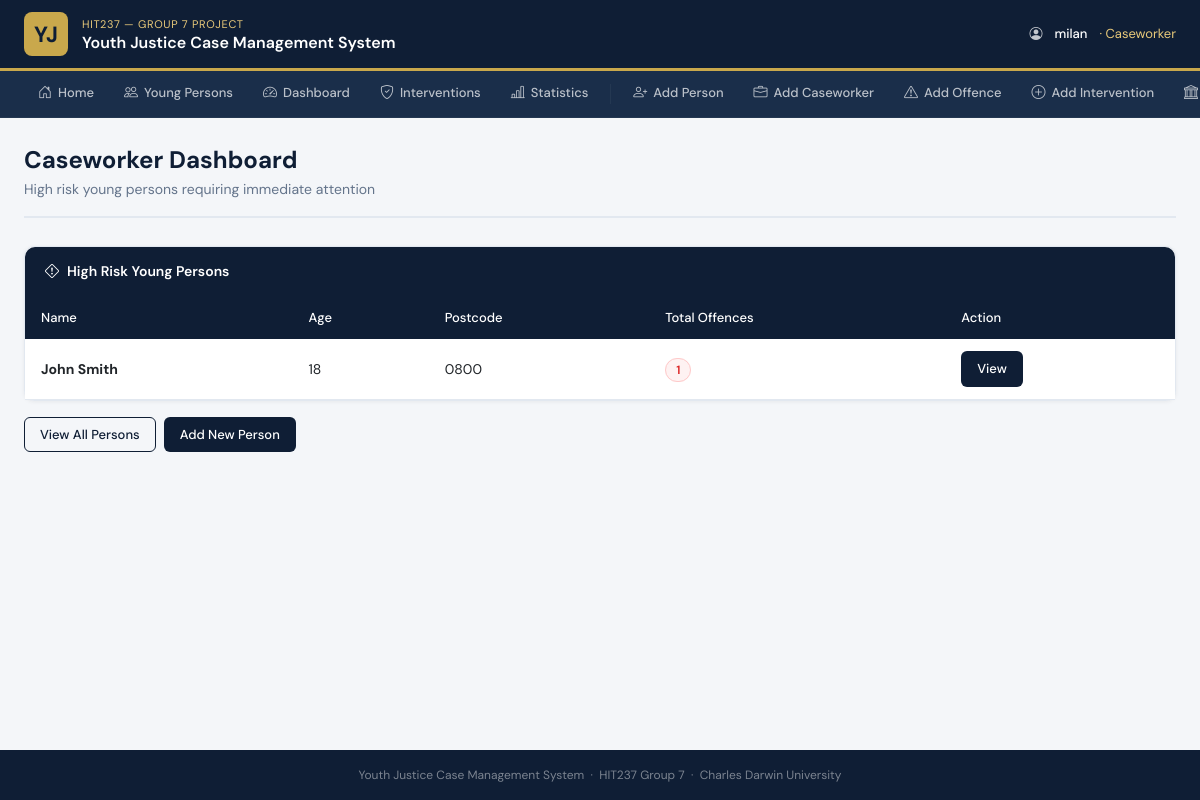
Page /dashboard/ (signed in) on the committed database.
### accounts/models.py (models this page shows, shortened)
class CustomUser(AbstractUser):
    ROLE_CHOICES = [
        ('admin', 'Admin'),
        ('caseworker', 'Caseworker'),
    ]
    role = models.CharField(
        max_length=20,
        choices=ROLE_CHOICES,
        default='caseworker'
    )

### justice/models.py (models this page shows, shortened)
class YoungPerson(models.Model):
    RISK_CHOICES = [
        ('low', 'Low'),
        ('medium', 'Medium'),
        ('high', 'High'),
    ]
    first_name = models.CharField(max_length=100)
    last_name = models.CharField(max_length=100)
    date_of_birth = models.DateField()
    gender = models.CharField(max_length=20)
    postcode = models.CharField(max_length=10)
    risk_level = models.CharField(max_length=10, choices=RISK_CHOICES)
    objects = models.Manager()
    high_risk = HighRiskManager()
    caseworkers = models.ManyToManyField(CaseWorker, blank=True)
    class Meta:
            ordering = ['last_name', 'first_name']
    @property
    def age(self):
        from datetime import date
        today = date.today()
        if isinstance(self.date_of_birth, str):
            from datetime import datetime
            dob = datetime.strptime(self.date_of_birth, '%Y-%m-%d').date()
        else:
            dob = self.date_of_birth
        return today.year - dob.year

### justice/views.py (the view)
# urls.py: path('dashboard/', views.CaseWorkerDashboardView.as_view(), name='dashboard'),
class CaseWorkerDashboardView(LoginRequiredMixin, ListView):
    model = YoungPerson
    template_name = 'justice/dashboard.html'
    context_object_name = 'youngpeople'
    def get_queryset(self):
        return get_high_risk_cases().annotate(
            offence_count=Count('offences')
        )
    def get_context_data(self, **kwargs):
        context = super().get_context_data(**kwargs)
        context['stats'] = get_dashboard_stats()
        return context

### justice/models.py (called while the page is built)
    def get_queryset(self):
        return super().get_queryset().filter(risk_level='high')

### justice/services.py (called while the page is built)
def get_high_risk_cases():
    return YoungPerson.high_risk.prefetch_related(
        'offences', 'interventions'
    )

def get_dashboard_stats():
    from django.db.models import Count
    return {
        'total_young_persons': YoungPerson.objects.count(),
        'high_risk_count': YoungPerson.high_risk.count(),
        'total_offences': Offence.objects.count(),
        'active_interventions': Intervention.objects.filter(
            status='active'
        ).count(),
        'total_hearings': CourtHearing.objects.count(),
    }

### justice/templates/justice/dashboard.html (shortened to what this page needs)
{% extends 'justice/base.html' %}
{% block content %}
<div class="page-header">
    <h1>Caseworker Dashboard</h1>
    <p>High risk young persons requiring immediate attention</p>
</div>
<div class="card">
    <div class="card-header-navy">
        <i class="bi bi-exclamation-diamond"></i> High Risk Young Persons
    </div>
    <div class="table-responsive">
        <table class="table mb-0">
            <thead>
                <tr>
                    <th>Name</th>
                    <th>Age</th>
                    <th>Postcode</th>
                    <th>Total Offences</th>
                    <th>Action</th>
                </tr>
            </thead>
            <tbody>
                {% for person in youngpeople %}
                <tr>
                    <td><strong>{{ person.first_name }} {{ person.last_name }}</strong></td>
                    <td>{{ person.age }}</td>
                    <td>{{ person.postcode }}</td>
                    <td><span class="badge-high-risk">{{ person.offences.count }}</span></td>
                    <td><a href="{% url 'justice:youngperson-detail' person.pk %}" class="btn-gov">View</a></td>
                </tr>
                {% empty %}
                <tr>
                    <td colspan="5" style="text-align:center; color:var(--text-muted); padding:32px">
                        No high risk persons found.
                    </td>
                </tr>
                {% endfor %}
            </tbody>
        </table>
    </div>
</div>
<div class="mt-3 d-flex gap-2">
    <a href="{% url 'justice:youngperson-list' %}" class="btn-gov-outline">View All Persons</a>
    <a href="{% url 'justice:youngperson-create' %}" class="btn-gov">Add New Person</a>
</div>
<br><br><br>
{% endblock %}

### justice/templates/justice/base.html (shortened to what this page needs)
<!DOCTYPE html>
<html lang="en">
<head>
    <link href="https://cdn.jsdelivr.net/npm/bootstrap@5.3.0/dist/css/bootstrap.min.css" rel="stylesheet">
    <link href="https://cdn.jsdelivr.net/npm/bootstrap-icons@1.11.0/font/bootstrap-icons.css" rel="stylesheet">
</head>
<body>
<div class="gov-banner">
    <div class="gov-banner-inner">
        <a href="{% url 'justice:home' %}" class="gov-logo">
            <div class="gov-logo-badge">YJ</div>
            <div class="gov-logo-text">
                <div class="dept">HIT237 — Group 7 Project</div>
                <div class="system">Youth Justice Case Management System</div>
            </div>
        </a>
        <div class="gov-user-info">
            {% if user.is_authenticated %}
                <i class="bi bi-person-circle"></i>
                <span class="username">{{ user.username }}</span>
                {% if user.role %}<span style="color:var(--gold-light)">· {{ user.get_role_display }}</span>{% endif %}
            {% endif %}
        </div>
    </div>
</div>
<nav class="gov-nav">
    <div class="nav-inner">
        <a href="{% url 'justice:home' %}"><i class="bi bi-house-door"></i> Home</a>
        <a href="{% url 'justice:youngperson-list' %}"><i class="bi bi-people"></i> Young Persons</a>
        <a href="{% url 'justice:dashboard' %}"><i class="bi bi-speedometer2"></i> Dashboard</a>
        <a href="{% url 'justice:intervention-list' %}"><i class="bi bi-shield-check"></i> Interventions</a>
        <a href="{% url 'justice:stats' %}"><i class="bi bi-bar-chart-line"></i> Statistics</a>
        <a href="{% url 'justice:youngperson-create' %}"><i class="bi bi-person-plus"></i> Add Person</a>
        <a href="{% url 'justice:caseworker-create' %}"><i class="bi bi-briefcase"></i> Add Caseworker</a>
        <a href="{% url 'justice:offence-create' %}"><i class="bi bi-exclamation-triangle"></i>
Add Offence</a>
        <a href="{% url 'justice:intervention-create' %}"><i class="bi bi-plus-circle"></i> Add Intervention</a>
        <a href="{% url 'justice:courthearing-create' %}"><i class="bi bi-bank"></i> Add Hearing</a>
    </div>
</nav>
<div class="page-wrapper">
    {% block content %}{% endblock %}
</div>
<div class="gov-footer">
    Youth Justice Case Management System &nbsp;·&nbsp; HIT237 Group 7 &nbsp;·&nbsp; Charles Darwin University
</div>
</body>
</html>

### justice/templates/justice/base.html (style rules this page uses)
:root { --navy: #0f1e35; --navy-mid: #1a2e4a; --navy-light:#243852; --gold: #c9a84c; --gold-light:#e8c97a; --surface: #f4f6f9; --white: #ffffff; --text: #1e293b; --text-muted:#64748b; --border: #e2e8f0; }
* { box-sizing: border-box; }
body { font-family: 'DM Sans', sans-serif; background: var(--surface); color: var(--text); margin: 0; min-height: 100vh; }
.gov-banner { background: var(--navy); border-bottom: 3px solid var(--gold); }
.gov-banner-inner { display: flex; align-items: center; justify-content: space-between; padding: 12px 24px; }
.gov-logo { display: flex; align-items: center; gap: 14px; text-decoration: none; }
.gov-logo-badge { width: 44px; height: 44px; background: var(--gold); border-radius: 8px; display: flex; align-items: center; justify-content: center; font-size: 22px; color: var(--navy); font-weight: 700; flex-shrink: 0; }
.gov-logo-text { color: var(--white); }
.gov-logo-text .dept { font-size: 11px; font-weight: 400; color: var(--gold-light); letter-spacing: 0.06em; text-transform: uppercase; }
.gov-logo-text .system { font-size: 16px; font-weight: 600; line-height: 1.2; }
.gov-user-info { display: flex; align-items: center; gap: 12px; color: rgba(255,255,255,0.75); font-size: 13px; }
.gov-user-info .username { color: var(--white); font-weight: 500; }
.gov-nav { background: var(--navy-mid); border-bottom: 1px solid var(--navy-light); }
.gov-nav .nav-inner { display: flex; align-items: center; padding: 0 24px; overflow-x: auto; gap: 2px; }
.gov-nav a { color: rgba(255,255,255,0.70); text-decoration: none; font-size: 13px; font-weight: 500; padding: 11px 14px; border-bottom: 3px solid transparent; white-space: nowrap; display: flex; align-items: center; gap: 6px; transition: color 0.15s, border-color 0.15s; }
.gov-nav a i { font-size: 14px; }
.page-wrapper { padding: 28px 24px; max-width: 1280px; margin: 0 auto; }
.page-header { margin-bottom: 28px; padding-bottom: 16px; border-bottom: 2px solid var(--border); }
.page-header h1 { font-size: 24px; font-weight: 700; color: var(--navy); margin: 0 0 4px 0; }
.page-header p { color: var(--text-muted); margin: 0; font-size: 14px; }
.card { border: 1px solid var(--border); border-radius: 10px; box-shadow: 0 1px 4px rgba(0,0,0,0.06); background: var(--white); }
.card-header-navy { background: var(--navy); color: var(--white); border-radius: 10px 10px 0 0 !important; padding: 14px 20px; font-weight: 600; font-size: 14px; display: flex; align-items: center; gap: 8px; }
.table thead th { background: var(--navy); color: var(--white); font-weight: 500; font-size: 13px; border: none; padding: 12px 16px; }
.table tbody td { padding: 12px 16px; font-size: 14px; vertical-align: middle; border-color: var(--border); }
.btn-gov { background: var(--navy); color: var(--white); border: none; border-radius: 6px; padding: 8px 16px; font-size: 13px; font-weight: 500; font-family: 'DM Sans', sans-serif; text-decoration: none; display: inline-flex; align-items: center; gap: 6px; cursor: pointer; transition: background 0.15s; }
.btn-gov-outline { background: transparent; color: var(--navy); border: 1.5px solid var(--navy); border-radius: 6px; padding: 7px 15px; font-size: 13px; font-weight: 500; font-family: 'DM Sans', sans-serif; text-decoration: none; display: inline-flex; align-items: center; gap: 6px; cursor: pointer; transition: all 0.15s; }
.badge-high-risk { background: #fef2f2; color: #dc2626; border: 1px solid #fecaca; border-radius: 20px; padding: 3px 10px; font-size: 12px; font-weight: 600; }
.gov-footer { background: var(--navy); color: rgba(255,255,255,0.45); text-align: center; font-size: 12px; padding: 16px; margin-top: 48px; position: fixed; bottom: 0; width: 100%; }

### rows in the picture
CustomUser: username "milan", role "Caseworker"
YoungPerson: first_name "John", last_name "Smith", age "18", postcode "0800", offences.count "1"
